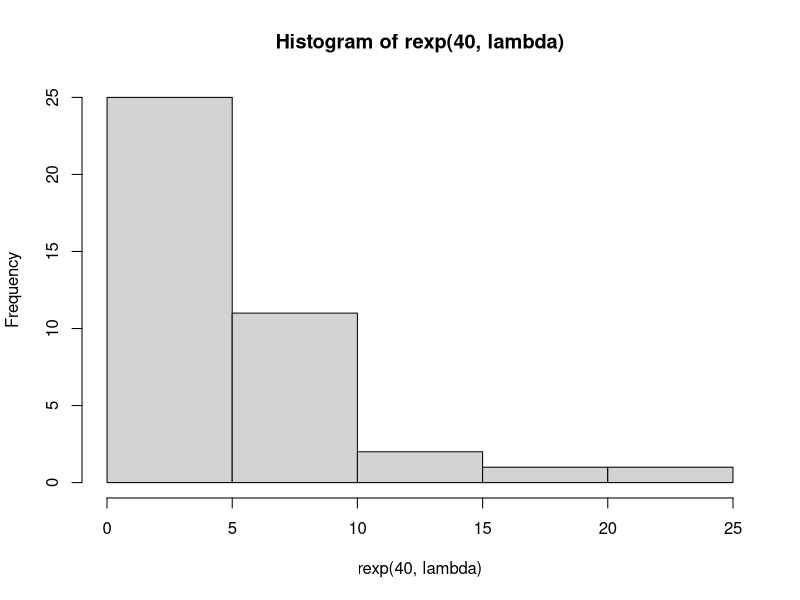
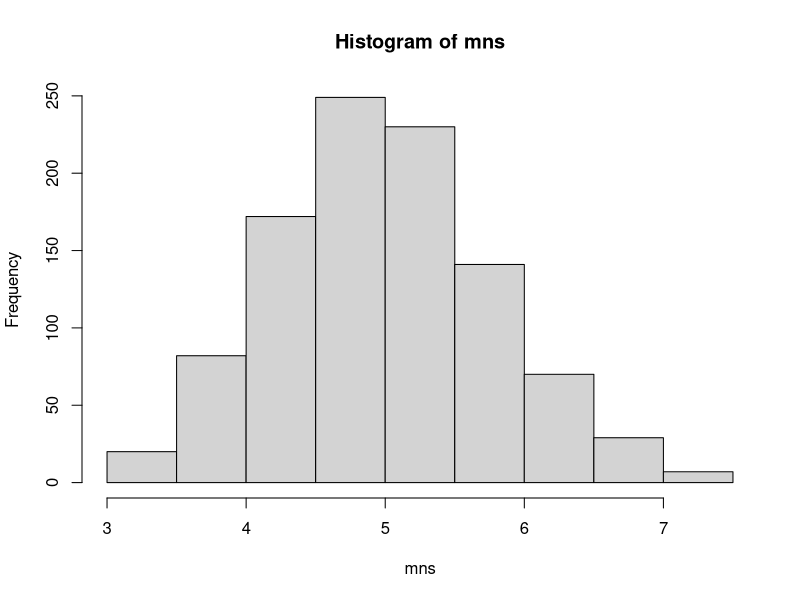
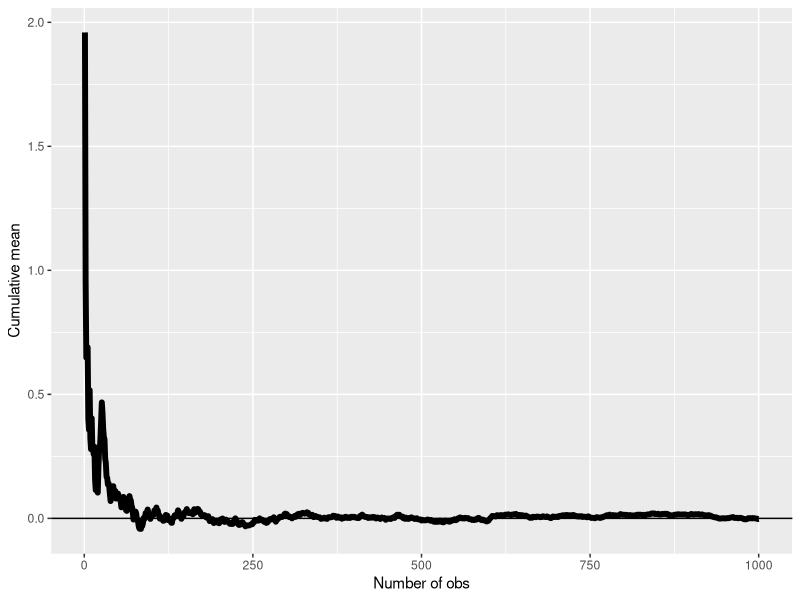
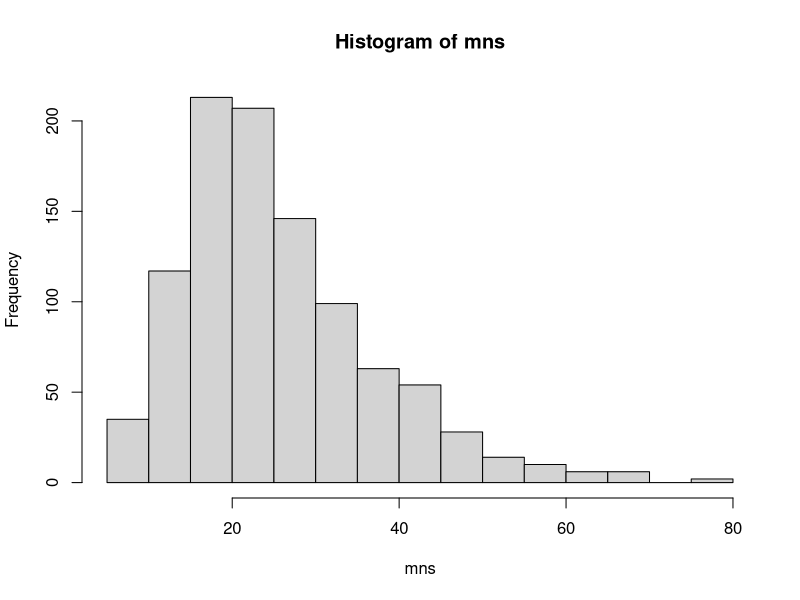
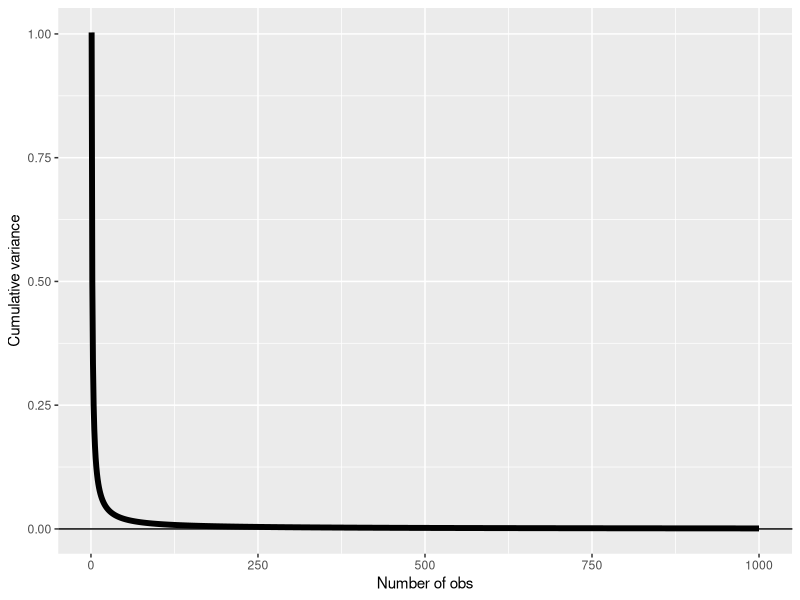

Recreate these plots in R, in order.
## ---- chunk 1
knitr::opts_chunk$set(echo = TRUE)
## ---- chunk 2
set.seed(1)
lambda = 0.2
hist(rexp(40, lambda))
## ---- chunk 3
mns = NULL
for (i in 1 : 1000) mns = c(mns, mean(rexp(40, lambda)))
hist(mns)
## ---- chunk 4
n <- 1000
means <- cumsum(rnorm(n))/(1:n)
library(ggplot2)
g <- ggplot(data.frame(x = 1:n, y = means), aes(x = x, y = y))
g <- g + geom_hline(yintercept = 0) + geom_line(size = 2)
g <- g + labs(x = "Number of obs", y = "Cumulative mean")
g
## ---- chunk 5
mns = NULL
for (i in 1 : 1000) mns = c(mns, var(rexp(40, lambda)))
hist(mns)
## ---- chunk 6
n <- 1000
vars <- cumsum(var(rnorm(n)))/(1:n)
library(ggplot2)
g <- ggplot(data.frame(x = 1:n, y = vars), aes(x = x, y = y))
g <- g + geom_hline(yintercept = 0) + geom_line(size = 2)
g <- g + labs(x = "Number of obs", y = "Cumulative variance")
g
